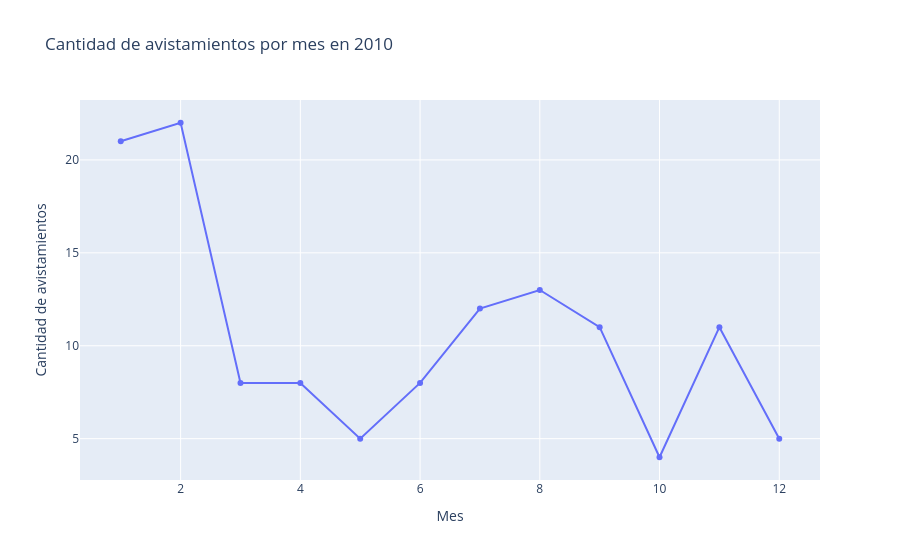

Notebook cell for this chart:
### Markdown cell above
### Pregunta 3
¿Cómo cambia la cantidad de avistamientos durante los meses en el año 2010? mencionar el los 3 meses con mayor cantidad, Mostrar gráfico de líneas.

### Code cell
feli_2010 = feli[feli["year"] == 2010]
meses_2010 = feli_2010["month"].value_counts().sort_index()

fig = px.line(
    x=meses_2010.index,
    y=meses_2010.values,
    title="Cantidad de avistamientos por mes en 2010",
    labels={"x": "Mes", "y": "Cantidad de avistamientos"},
    markers=True
)

fig.show()

### Figure 1 — Plotly figure (JSON) as saved in the notebook; plotly's stock layout.template omitted (floating-point values rounded to 4 significant figures)
{"data": [{"hovertemplate": "Mes=%{x}<br>Cantidad de avistamientos=%{y}<extra></extra>", "legendgroup": "", "line": {"color": "#636efa", "dash": "solid"}, "marker": {"symbol": "circle"}, "mode": "lines+markers", "name": "", "orientation": "v", "showlegend": false, "type": "scatter", "x": [1.0, 2.0, 3.0, 4.0, 5.0, 6.0, 7.0, 8.0, 9.0, 10.0, 11.0, 12.0], "xaxis": "x", "y": [21, 22, 8, 8, 5, 8, 12, 13, 11, 4, 11, 5], "yaxis": "y"}], "layout": {"legend": {"tracegroupgap": 0}, "title": {"text": "Cantidad de avistamientos por mes en 2010"}, "xaxis": {"anchor": "y", "domain": [0, 1], "title": {"text": "Mes"}}, "yaxis": {"anchor": "x", "domain": [0, 1], "title": {"text": "Cantidad de avistamientos"}}}}
